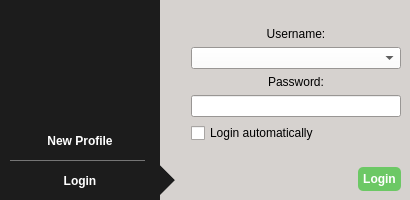
<?xml version="1.0" encoding="UTF-8"?>
<ui version="4.0">
 <class>LoginScreen</class>
 <widget class="QWidget" name="LoginScreen">
  <property name="geometry">
   <rect>
    <x>0</x>
    <y>0</y>
    <width>410</width>
    <height>200</height>
   </rect>
  </property>
  <property name="minimumSize">
   <size>
    <width>410</width>
    <height>200</height>
   </size>
  </property>
  <property name="maximumSize">
   <size>
    <width>415</width>
    <height>200</height>
   </size>
  </property>
  <property name="palette">
   <palette>
    <active>
     <colorrole role="Button">
      <brush brushstyle="SolidPattern">
       <color alpha="255">
        <red>28</red>
        <green>28</green>
        <blue>28</blue>
       </color>
      </brush>
     </colorrole>
     <colorrole role="ButtonText">
      <brush brushstyle="SolidPattern">
       <color alpha="255">
        <red>255</red>
        <green>255</green>
        <blue>255</blue>
       </color>
      </brush>
     </colorrole>
     <colorrole role="Base">
      <brush brushstyle="SolidPattern">
       <color alpha="255">
        <red>28</red>
        <green>28</green>
        <blue>28</blue>
       </color>
      </brush>
     </colorrole>
     <colorrole role="Window">
      <brush brushstyle="SolidPattern">
       <color alpha="255">
        <red>28</red>
        <green>28</green>
        <blue>28</blue>
       </color>
      </brush>
     </colorrole>
    </active>
    <inactive>
     <colorrole role="Button">
      <brush brushstyle="SolidPattern">
       <color alpha="255">
        <red>28</red>
        <green>28</green>
        <blue>28</blue>
       </color>
      </brush>
     </colorrole>
     <colorrole role="ButtonText">
      <brush brushstyle="SolidPattern">
       <color alpha="255">
        <red>255</red>
        <green>255</green>
        <blue>255</blue>
       </color>
      </brush>
     </colorrole>
     <colorrole role="Base">
      <brush brushstyle="SolidPattern">
       <color alpha="255">
        <red>28</red>
        <green>28</green>
        <blue>28</blue>
       </color>
      </brush>
     </colorrole>
     <colorrole role="Window">
      <brush brushstyle="SolidPattern">
       <color alpha="255">
        <red>28</red>
        <green>28</green>
        <blue>28</blue>
       </color>
      </brush>
     </colorrole>
    </inactive>
    <disabled>
     <colorrole role="Button">
      <brush brushstyle="SolidPattern">
       <color alpha="255">
        <red>28</red>
        <green>28</green>
        <blue>28</blue>
       </color>
      </brush>
     </colorrole>
     <colorrole role="ButtonText">
      <brush brushstyle="SolidPattern">
       <color alpha="255">
        <red>128</red>
        <green>128</green>
        <blue>128</blue>
       </color>
      </brush>
     </colorrole>
     <colorrole role="Base">
      <brush brushstyle="SolidPattern">
       <color alpha="255">
        <red>28</red>
        <green>28</green>
        <blue>28</blue>
       </color>
      </brush>
     </colorrole>
     <colorrole role="Window">
      <brush brushstyle="SolidPattern">
       <color alpha="255">
        <red>28</red>
        <green>28</green>
        <blue>28</blue>
       </color>
      </brush>
     </colorrole>
    </disabled>
   </palette>
  </property>
  <property name="windowTitle">
   <string>qTox</string>
  </property>
  <property name="windowIcon">
   <iconset resource="../../res.qrc">
    <normaloff>:/img/icons/qtox.svg</normaloff>:/img/icons/qtox.svg</iconset>
  </property>
  <property name="autoFillBackground">
   <bool>true</bool>
  </property>
  <widget class="QStackedWidget" name="stackedWidget">
   <property name="geometry">
    <rect>
     <x>160</x>
     <y>0</y>
     <width>250</width>
     <height>200</height>
    </rect>
   </property>
   <property name="palette">
    <palette>
     <active>
      <colorrole role="Button">
       <brush brushstyle="SolidPattern">
        <color alpha="255">
         <red>255</red>
         <green>255</green>
         <blue>255</blue>
        </color>
       </brush>
      </colorrole>
      <colorrole role="ButtonText">
       <brush brushstyle="SolidPattern">
        <color alpha="255">
         <red>0</red>
         <green>0</green>
         <blue>0</blue>
        </color>
       </brush>
      </colorrole>
      <colorrole role="Base">
       <brush brushstyle="SolidPattern">
        <color alpha="255">
         <red>255</red>
         <green>255</green>
         <blue>255</blue>
        </color>
       </brush>
      </colorrole>
      <colorrole role="Window">
       <brush brushstyle="SolidPattern">
        <color alpha="255">
         <red>214</red>
         <green>210</green>
         <blue>207</blue>
        </color>
       </brush>
      </colorrole>
     </active>
     <inactive>
      <colorrole role="Button">
       <brush brushstyle="SolidPattern">
        <color alpha="255">
         <red>255</red>
         <green>255</green>
         <blue>255</blue>
        </color>
       </brush>
      </colorrole>
      <colorrole role="ButtonText">
       <brush brushstyle="SolidPattern">
        <color alpha="255">
         <red>0</red>
         <green>0</green>
         <blue>0</blue>
        </color>
       </brush>
      </colorrole>
      <colorrole role="Base">
       <brush brushstyle="SolidPattern">
        <color alpha="255">
         <red>255</red>
         <green>255</green>
         <blue>255</blue>
        </color>
       </brush>
      </colorrole>
      <colorrole role="Window">
       <brush brushstyle="SolidPattern">
        <color alpha="255">
         <red>214</red>
         <green>210</green>
         <blue>207</blue>
        </color>
       </brush>
      </colorrole>
     </inactive>
     <disabled>
      <colorrole role="Button">
       <brush brushstyle="SolidPattern">
        <color alpha="255">
         <red>255</red>
         <green>255</green>
         <blue>255</blue>
        </color>
       </brush>
      </colorrole>
      <colorrole role="ButtonText">
       <brush brushstyle="SolidPattern">
        <color alpha="255">
         <red>128</red>
         <green>128</green>
         <blue>128</blue>
        </color>
       </brush>
      </colorrole>
      <colorrole role="Base">
       <brush brushstyle="SolidPattern">
        <color alpha="255">
         <red>28</red>
         <green>28</green>
         <blue>28</blue>
        </color>
       </brush>
      </colorrole>
      <colorrole role="Window">
       <brush brushstyle="SolidPattern">
        <color alpha="255">
         <red>214</red>
         <green>210</green>
         <blue>207</blue>
        </color>
       </brush>
      </colorrole>
     </disabled>
    </palette>
   </property>
   <property name="autoFillBackground">
    <bool>true</bool>
   </property>
   <property name="currentIndex">
    <number>1</number>
   </property>
   <widget class="QWidget" name="newPage">
    <layout class="QHBoxLayout" name="horizontalLayout_5">
     <property name="spacing">
      <number>0</number>
     </property>
     <property name="leftMargin">
      <number>0</number>
     </property>
     <property name="topMargin">
      <number>0</number>
     </property>
     <property name="rightMargin">
      <number>0</number>
     </property>
     <property name="bottomMargin">
      <number>0</number>
     </property>
     <item>
      <widget class="QLabel" name="label_5">
       <property name="styleSheet">
        <string notr="true">border-style: solid;
border-width: 15px 0 15px 15px;
border-color: #d6d2cf #d6d2cf #d6d2cf #1c1c1c;
margin-top:125px;
margin-bottom:45px;</string>
       </property>
       <property name="text">
        <string/>
       </property>
      </widget>
     </item>
     <item>
      <layout class="QHBoxLayout" name="horizontalLayout_4">
       <item>
        <layout class="QFormLayout" name="formLayout">
         <property name="sizeConstraint">
          <enum>QLayout::SetMaximumSize</enum>
         </property>
         <property name="fieldGrowthPolicy">
          <enum>QFormLayout::AllNonFixedFieldsGrow</enum>
         </property>
         <property name="labelAlignment">
          <set>Qt::AlignLeading|Qt::AlignLeft|Qt::AlignVCenter</set>
         </property>
         <property name="formAlignment">
          <set>Qt::AlignCenter</set>
         </property>
         <property name="horizontalSpacing">
          <number>9</number>
         </property>
         <property name="verticalSpacing">
          <number>9</number>
         </property>
         <property name="leftMargin">
          <number>9</number>
         </property>
         <property name="topMargin">
          <number>9</number>
         </property>
         <property name="rightMargin">
          <number>9</number>
         </property>
         <property name="bottomMargin">
          <number>9</number>
         </property>
         <item row="1" column="0">
          <widget class="QLabel" name="label">
           <property name="text">
            <string>Username:</string>
           </property>
           <property name="alignment">
            <set>Qt::AlignCenter</set>
           </property>
          </widget>
         </item>
         <item row="1" column="1">
          <widget class="QLineEdit" name="newUsername">
           <property name="maxLength">
            <number>64</number>
           </property>
          </widget>
         </item>
         <item row="2" column="0">
          <widget class="QLabel" name="label_2">
           <property name="text">
            <string>Password:</string>
           </property>
           <property name="alignment">
            <set>Qt::AlignCenter</set>
           </property>
          </widget>
         </item>
         <item row="2" column="1">
          <widget class="QLineEdit" name="newPass">
           <property name="echoMode">
            <enum>QLineEdit::Password</enum>
           </property>
          </widget>
         </item>
         <item row="3" column="0">
          <widget class="QLabel" name="label_8">
           <property name="text">
            <string>Confirm:</string>
           </property>
           <property name="alignment">
            <set>Qt::AlignCenter</set>
           </property>
          </widget>
         </item>
         <item row="3" column="1">
          <widget class="QLineEdit" name="newPassConfirm">
           <property name="echoMode">
            <enum>QLineEdit::Password</enum>
           </property>
          </widget>
         </item>
         <item row="7" column="0" colspan="2">
          <widget class="QProgressBar" name="passStrengthMeter">
           <property name="value">
            <number>0</number>
           </property>
           <property name="format">
            <string>Password strength: %p%</string>
           </property>
          </widget>
         </item>
         <item row="9" column="0" colspan="2">
          <layout class="QHBoxLayout" name="horizontalLayout">
           <item>
            <spacer name="horizontalSpacer">
             <property name="orientation">
              <enum>Qt::Horizontal</enum>
             </property>
             <property name="sizeHint" stdset="0">
              <size>
               <width>40</width>
               <height>20</height>
              </size>
             </property>
            </spacer>
           </item>
           <item>
            <widget class="QPushButton" name="createAccountButton">
             <property name="palette">
              <palette>
               <active>
                <colorrole role="WindowText">
                 <brush brushstyle="SolidPattern">
                  <color alpha="255">
                   <red>255</red>
                   <green>255</green>
                   <blue>255</blue>
                  </color>
                 </brush>
                </colorrole>
                <colorrole role="Button">
                 <brush brushstyle="SolidPattern">
                  <color alpha="255">
                   <red>108</red>
                   <green>200</green>
                   <blue>101</blue>
                  </color>
                 </brush>
                </colorrole>
                <colorrole role="Text">
                 <brush brushstyle="SolidPattern">
                  <color alpha="255">
                   <red>255</red>
                   <green>255</green>
                   <blue>255</blue>
                  </color>
                 </brush>
                </colorrole>
                <colorrole role="ButtonText">
                 <brush brushstyle="SolidPattern">
                  <color alpha="255">
                   <red>255</red>
                   <green>255</green>
                   <blue>255</blue>
                  </color>
                 </brush>
                </colorrole>
                <colorrole role="Base">
                 <brush brushstyle="SolidPattern">
                  <color alpha="255">
                   <red>108</red>
                   <green>200</green>
                   <blue>101</blue>
                  </color>
                 </brush>
                </colorrole>
                <colorrole role="Window">
                 <brush brushstyle="SolidPattern">
                  <color alpha="255">
                   <red>108</red>
                   <green>200</green>
                   <blue>101</blue>
                  </color>
                 </brush>
                </colorrole>
               </active>
               <inactive>
                <colorrole role="WindowText">
                 <brush brushstyle="SolidPattern">
                  <color alpha="255">
                   <red>255</red>
                   <green>255</green>
                   <blue>255</blue>
                  </color>
                 </brush>
                </colorrole>
                <colorrole role="Button">
                 <brush brushstyle="SolidPattern">
                  <color alpha="255">
                   <red>108</red>
                   <green>200</green>
                   <blue>101</blue>
                  </color>
                 </brush>
                </colorrole>
                <colorrole role="Text">
                 <brush brushstyle="SolidPattern">
                  <color alpha="255">
                   <red>255</red>
                   <green>255</green>
                   <blue>255</blue>
                  </color>
                 </brush>
                </colorrole>
                <colorrole role="ButtonText">
                 <brush brushstyle="SolidPattern">
                  <color alpha="255">
                   <red>255</red>
                   <green>255</green>
                   <blue>255</blue>
                  </color>
                 </brush>
                </colorrole>
                <colorrole role="Base">
                 <brush brushstyle="SolidPattern">
                  <color alpha="255">
                   <red>108</red>
                   <green>200</green>
                   <blue>101</blue>
                  </color>
                 </brush>
                </colorrole>
                <colorrole role="Window">
                 <brush brushstyle="SolidPattern">
                  <color alpha="255">
                   <red>108</red>
                   <green>200</green>
                   <blue>101</blue>
                  </color>
                 </brush>
                </colorrole>
               </inactive>
               <disabled>
                <colorrole role="WindowText">
                 <brush brushstyle="SolidPattern">
                  <color alpha="255">
                   <red>255</red>
                   <green>255</green>
                   <blue>255</blue>
                  </color>
                 </brush>
                </colorrole>
                <colorrole role="Button">
                 <brush brushstyle="SolidPattern">
                  <color alpha="255">
                   <red>108</red>
                   <green>200</green>
                   <blue>101</blue>
                  </color>
                 </brush>
                </colorrole>
                <colorrole role="Text">
                 <brush brushstyle="SolidPattern">
                  <color alpha="255">
                   <red>255</red>
                   <green>255</green>
                   <blue>255</blue>
                  </color>
                 </brush>
                </colorrole>
                <colorrole role="ButtonText">
                 <brush brushstyle="SolidPattern">
                  <color alpha="255">
                   <red>255</red>
                   <green>255</green>
                   <blue>255</blue>
                  </color>
                 </brush>
                </colorrole>
                <colorrole role="Base">
                 <brush brushstyle="SolidPattern">
                  <color alpha="255">
                   <red>108</red>
                   <green>200</green>
                   <blue>101</blue>
                  </color>
                 </brush>
                </colorrole>
                <colorrole role="Window">
                 <brush brushstyle="SolidPattern">
                  <color alpha="255">
                   <red>108</red>
                   <green>200</green>
                   <blue>101</blue>
                  </color>
                 </brush>
                </colorrole>
               </disabled>
              </palette>
             </property>
             <property name="font">
              <font>
               <weight>75</weight>
               <bold>true</bold>
              </font>
             </property>
             <property name="autoFillBackground">
              <bool>false</bool>
             </property>
             <property name="styleSheet">
              <string notr="true">border-radius:5px;
padding:5px;
color:white;
background-color:#6cc865;</string>
             </property>
             <property name="text">
              <string>Create Account</string>
             </property>
             <property name="flat">
              <bool>true</bool>
             </property>
            </widget>
           </item>
          </layout>
         </item>
         <item row="8" column="0" colspan="2">
          <spacer name="verticalSpacer">
           <property name="orientation">
            <enum>Qt::Vertical</enum>
           </property>
           <property name="sizeHint" stdset="0">
            <size>
             <width>20</width>
             <height>40</height>
            </size>
           </property>
          </spacer>
         </item>
         <item row="0" column="0" colspan="2">
          <spacer name="verticalSpacer_2">
           <property name="orientation">
            <enum>Qt::Vertical</enum>
           </property>
           <property name="sizeHint" stdset="0">
            <size>
             <width>20</width>
             <height>40</height>
            </size>
           </property>
          </spacer>
         </item>
        </layout>
       </item>
      </layout>
     </item>
    </layout>
   </widget>
   <widget class="QWidget" name="loginPage">
    <layout class="QHBoxLayout" name="horizontalLayout_3">
     <property name="spacing">
      <number>0</number>
     </property>
     <property name="leftMargin">
      <number>0</number>
     </property>
     <property name="topMargin">
      <number>0</number>
     </property>
     <property name="rightMargin">
      <number>0</number>
     </property>
     <property name="bottomMargin">
      <number>0</number>
     </property>
     <item>
      <layout class="QHBoxLayout" name="horizontalLayout_2">
       <property name="spacing">
        <number>0</number>
       </property>
       <item>
        <widget class="QLabel" name="label_6">
         <property name="styleSheet">
          <string notr="true">border-style: solid;
border-width: 15px 0 15px 15px;
border-color: #d6d2cf #d6d2cf #d6d2cf #1c1c1c;
margin-top:165px;
margin-bottom:5px;</string>
         </property>
         <property name="text">
          <string/>
         </property>
        </widget>
       </item>
       <item>
        <layout class="QVBoxLayout" name="verticalLayout_2">
         <property name="spacing">
          <number>6</number>
         </property>
         <property name="leftMargin">
          <number>9</number>
         </property>
         <property name="topMargin">
          <number>9</number>
         </property>
         <property name="rightMargin">
          <number>9</number>
         </property>
         <property name="bottomMargin">
          <number>9</number>
         </property>
         <item>
          <spacer name="verticalSpacer_3">
           <property name="orientation">
            <enum>Qt::Vertical</enum>
           </property>
           <property name="sizeHint" stdset="0">
            <size>
             <width>20</width>
             <height>40</height>
            </size>
           </property>
          </spacer>
         </item>
         <item>
          <widget class="QLabel" name="label_3">
           <property name="text">
            <string>Username:</string>
           </property>
           <property name="alignment">
            <set>Qt::AlignCenter</set>
           </property>
          </widget>
         </item>
         <item>
          <widget class="QComboBox" name="loginUsernames"/>
         </item>
         <item>
          <widget class="QLabel" name="loginPasswordLabel">
           <property name="text">
            <string>Password:</string>
           </property>
           <property name="alignment">
            <set>Qt::AlignCenter</set>
           </property>
          </widget>
         </item>
         <item>
          <widget class="QLineEdit" name="loginPassword">
           <property name="echoMode">
            <enum>QLineEdit::Password</enum>
           </property>
          </widget>
         </item>
         <item>
          <widget class="QCheckBox" name="autoLoginCB">
           <property name="toolTip">
            <string>If the profile does not have a password, qTox can skip the login screen</string>
           </property>
           <property name="text">
            <string>Login automatically</string>
           </property>
          </widget>
         </item>
         <item>
          <spacer name="verticalSpacer_4">
           <property name="orientation">
            <enum>Qt::Vertical</enum>
           </property>
           <property name="sizeHint" stdset="0">
            <size>
             <width>20</width>
             <height>40</height>
            </size>
           </property>
          </spacer>
         </item>
         <item>
          <layout class="QHBoxLayout" name="horizontalLayout_6">
           <item>
            <spacer name="horizontalSpacer_2">
             <property name="orientation">
              <enum>Qt::Horizontal</enum>
             </property>
             <property name="sizeHint" stdset="0">
              <size>
               <width>40</width>
               <height>20</height>
              </size>
             </property>
            </spacer>
           </item>
           <item>
            <widget class="QPushButton" name="loginButton">
             <property name="palette">
              <palette>
               <active>
                <colorrole role="WindowText">
                 <brush brushstyle="SolidPattern">
                  <color alpha="255">
                   <red>255</red>
                   <green>255</green>
                   <blue>255</blue>
                  </color>
                 </brush>
                </colorrole>
                <colorrole role="Button">
                 <brush brushstyle="SolidPattern">
                  <color alpha="255">
                   <red>108</red>
                   <green>200</green>
                   <blue>101</blue>
                  </color>
                 </brush>
                </colorrole>
                <colorrole role="Text">
                 <brush brushstyle="SolidPattern">
                  <color alpha="255">
                   <red>255</red>
                   <green>255</green>
                   <blue>255</blue>
                  </color>
                 </brush>
                </colorrole>
                <colorrole role="ButtonText">
                 <brush brushstyle="SolidPattern">
                  <color alpha="255">
                   <red>255</red>
                   <green>255</green>
                   <blue>255</blue>
                  </color>
                 </brush>
                </colorrole>
                <colorrole role="Base">
                 <brush brushstyle="SolidPattern">
                  <color alpha="255">
                   <red>108</red>
                   <green>200</green>
                   <blue>101</blue>
                  </color>
                 </brush>
                </colorrole>
                <colorrole role="Window">
                 <brush brushstyle="SolidPattern">
                  <color alpha="255">
                   <red>108</red>
                   <green>200</green>
                   <blue>101</blue>
                  </color>
                 </brush>
                </colorrole>
               </active>
               <inactive>
                <colorrole role="WindowText">
                 <brush brushstyle="SolidPattern">
                  <color alpha="255">
                   <red>255</red>
                   <green>255</green>
                   <blue>255</blue>
                  </color>
                 </brush>
                </colorrole>
                <colorrole role="Button">
                 <brush brushstyle="SolidPattern">
                  <color alpha="255">
                   <red>108</red>
                   <green>200</green>
                   <blue>101</blue>
                  </color>
                 </brush>
                </colorrole>
                <colorrole role="Text">
                 <brush brushstyle="SolidPattern">
                  <color alpha="255">
                   <red>255</red>
                   <green>255</green>
                   <blue>255</blue>
                  </color>
                 </brush>
                </colorrole>
                <colorrole role="ButtonText">
                 <brush brushstyle="SolidPattern">
                  <color alpha="255">
                   <red>255</red>
                   <green>255</green>
                   <blue>255</blue>
                  </color>
                 </brush>
                </colorrole>
                <colorrole role="Base">
                 <brush brushstyle="SolidPattern">
                  <color alpha="255">
                   <red>108</red>
                   <green>200</green>
                   <blue>101</blue>
                  </color>
                 </brush>
                </colorrole>
                <colorrole role="Window">
                 <brush brushstyle="SolidPattern">
                  <color alpha="255">
                   <red>108</red>
                   <green>200</green>
                   <blue>101</blue>
                  </color>
                 </brush>
                </colorrole>
               </inactive>
               <disabled>
                <colorrole role="WindowText">
                 <brush brushstyle="SolidPattern">
                  <color alpha="255">
                   <red>255</red>
                   <green>255</green>
                   <blue>255</blue>
                  </color>
                 </brush>
                </colorrole>
                <colorrole role="Button">
                 <brush brushstyle="SolidPattern">
                  <color alpha="255">
                   <red>108</red>
                   <green>200</green>
                   <blue>101</blue>
                  </color>
                 </brush>
                </colorrole>
                <colorrole role="Text">
                 <brush brushstyle="SolidPattern">
                  <color alpha="255">
                   <red>255</red>
                   <green>255</green>
                   <blue>255</blue>
                  </color>
                 </brush>
                </colorrole>
                <colorrole role="ButtonText">
                 <brush brushstyle="SolidPattern">
                  <color alpha="255">
                   <red>255</red>
                   <green>255</green>
                   <blue>255</blue>
                  </color>
                 </brush>
                </colorrole>
                <colorrole role="Base">
                 <brush brushstyle="SolidPattern">
                  <color alpha="255">
                   <red>108</red>
                   <green>200</green>
                   <blue>101</blue>
                  </color>
                 </brush>
                </colorrole>
                <colorrole role="Window">
                 <brush brushstyle="SolidPattern">
                  <color alpha="255">
                   <red>108</red>
                   <green>200</green>
                   <blue>101</blue>
                  </color>
                 </brush>
                </colorrole>
               </disabled>
              </palette>
             </property>
             <property name="font">
              <font>
               <weight>75</weight>
               <bold>true</bold>
              </font>
             </property>
             <property name="autoFillBackground">
              <bool>false</bool>
             </property>
             <property name="styleSheet">
              <string notr="true">border-radius:5px;
padding:5px;
color:white;
background-color:#6cc865;</string>
             </property>
             <property name="text">
              <string>Login</string>
             </property>
             <property name="flat">
              <bool>true</bool>
             </property>
            </widget>
           </item>
          </layout>
         </item>
        </layout>
       </item>
      </layout>
     </item>
    </layout>
   </widget>
  </widget>
  <widget class="Line" name="line">
   <property name="geometry">
    <rect>
     <x>10</x>
     <y>160</y>
     <width>135</width>
     <height>1</height>
    </rect>
   </property>
   <property name="palette">
    <palette>
     <active>
      <colorrole role="WindowText">
       <brush brushstyle="SolidPattern">
        <color alpha="255">
         <red>117</red>
         <green>117</green>
         <blue>117</blue>
        </color>
       </brush>
      </colorrole>
     </active>
     <inactive>
      <colorrole role="WindowText">
       <brush brushstyle="SolidPattern">
        <color alpha="255">
         <red>117</red>
         <green>117</green>
         <blue>117</blue>
        </color>
       </brush>
      </colorrole>
     </inactive>
     <disabled>
      <colorrole role="WindowText">
       <brush brushstyle="SolidPattern">
        <color alpha="255">
         <red>128</red>
         <green>128</green>
         <blue>128</blue>
        </color>
       </brush>
      </colorrole>
     </disabled>
    </palette>
   </property>
   <property name="frameShadow">
    <enum>QFrame::Plain</enum>
   </property>
   <property name="orientation">
    <enum>Qt::Horizontal</enum>
   </property>
  </widget>
  <widget class="QPushButton" name="newProfilePgbtn">
   <property name="geometry">
    <rect>
     <x>0</x>
     <y>130</y>
     <width>160</width>
     <height>22</height>
    </rect>
   </property>
   <property name="font">
    <font>
     <weight>75</weight>
     <bold>true</bold>
    </font>
   </property>
   <property name="styleSheet">
    <string notr="true">border:none;
color:white;</string>
   </property>
   <property name="text">
    <string>New Profile</string>
   </property>
   <property name="flat">
    <bool>true</bool>
   </property>
  </widget>
  <widget class="QPushButton" name="loginPgbtn">
   <property name="geometry">
    <rect>
     <x>0</x>
     <y>170</y>
     <width>160</width>
     <height>22</height>
    </rect>
   </property>
   <property name="font">
    <font>
     <weight>75</weight>
     <bold>true</bold>
    </font>
   </property>
   <property name="styleSheet">
    <string notr="true">border:none;
color:white;</string>
   </property>
   <property name="text">
    <string>Login</string>
   </property>
   <property name="flat">
    <bool>true</bool>
   </property>
  </widget>
  <widget class="QLabel" name="label_7">
   <property name="geometry">
    <rect>
     <x>30</x>
     <y>15</y>
     <width>100</width>
     <height>100</height>
    </rect>
   </property>
   <property name="text">
    <string/>
   </property>
   <property name="pixmap">
    <pixmap resource="../../res.qrc">:/img/login_logo.svg</pixmap>
   </property>
   <property name="scaledContents">
    <bool>true</bool>
   </property>
  </widget>
 </widget>
 <resources>
  <include location="../../res.qrc"/>
 </resources>
 <connections/>
</ui>
